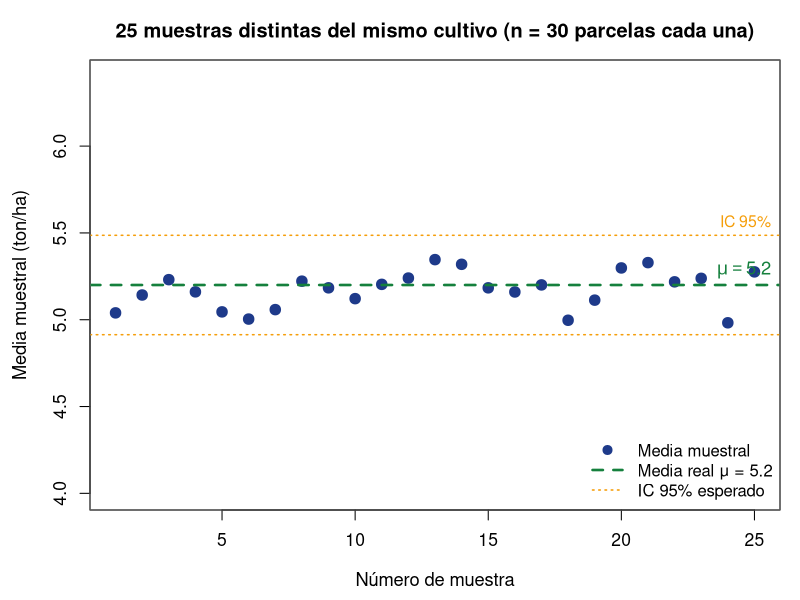

Reproduce this figure in R.
## ---- chunk 1
#| echo: false
#| fig-width: 11
#| fig-height: 4.6
#| fig-align: center

set.seed(42)
# Población: rendimiento de maíz (ton/ha), Normal(5.2, 0.8^2)
mu_real <- 5.2; sigma_real <- 0.8; N_pop <- 10000; n <- 30

pop <- rnorm(N_pop, mu_real, sigma_real)

# 25 muestras distintas
medias <- replicate(25, mean(sample(pop, n)))

par(mar = c(4.5, 4.5, 3, 1), family = "sans")

plot(seq_along(medias), medias,
     pch = 19, cex = 1.4,
     col = ifelse(abs(medias - mu_real) < 0.3, "#1e3a8a", "#dc2626"),
     ylim = c(mu_real - 1.2, mu_real + 1.2),
     xlab = "Número de muestra",
     ylab = "Media muestral (ton/ha)",
     main = "25 muestras distintas del mismo cultivo (n = 30 parcelas cada una)",
     cex.main = 1.2, cex.lab = 1.1, cex.axis = 1.05)

abline(h = mu_real, col = "#15803d", lwd = 2.5, lty = 2)
abline(h = c(mu_real - sigma_real/sqrt(n)*1.96,
             mu_real + sigma_real/sqrt(n)*1.96),
       col = "#f59e0b", lwd = 1.5, lty = 3)

text(26, mu_real + 0.07, labels = expression(mu == 5.2),
     col = "#15803d", cex = 1.1, pos = 2, font = 2)
text(26, mu_real + sigma_real/sqrt(n)*1.96 + 0.07,
     labels = "IC 95%", col = "#f59e0b", cex = 0.95, pos = 2)

legend("bottomright",
       legend = c("Media muestral", "Media real μ = 5.2", "IC 95% esperado"),
       col    = c("#1e3a8a", "#15803d", "#f59e0b"),
       pch    = c(19, NA, NA), lty = c(NA, 2, 3), lwd = c(NA, 2.5, 1.5),
       pt.cex = 1.2, bty = "n", cex = 1)

box(col = "gray40")
